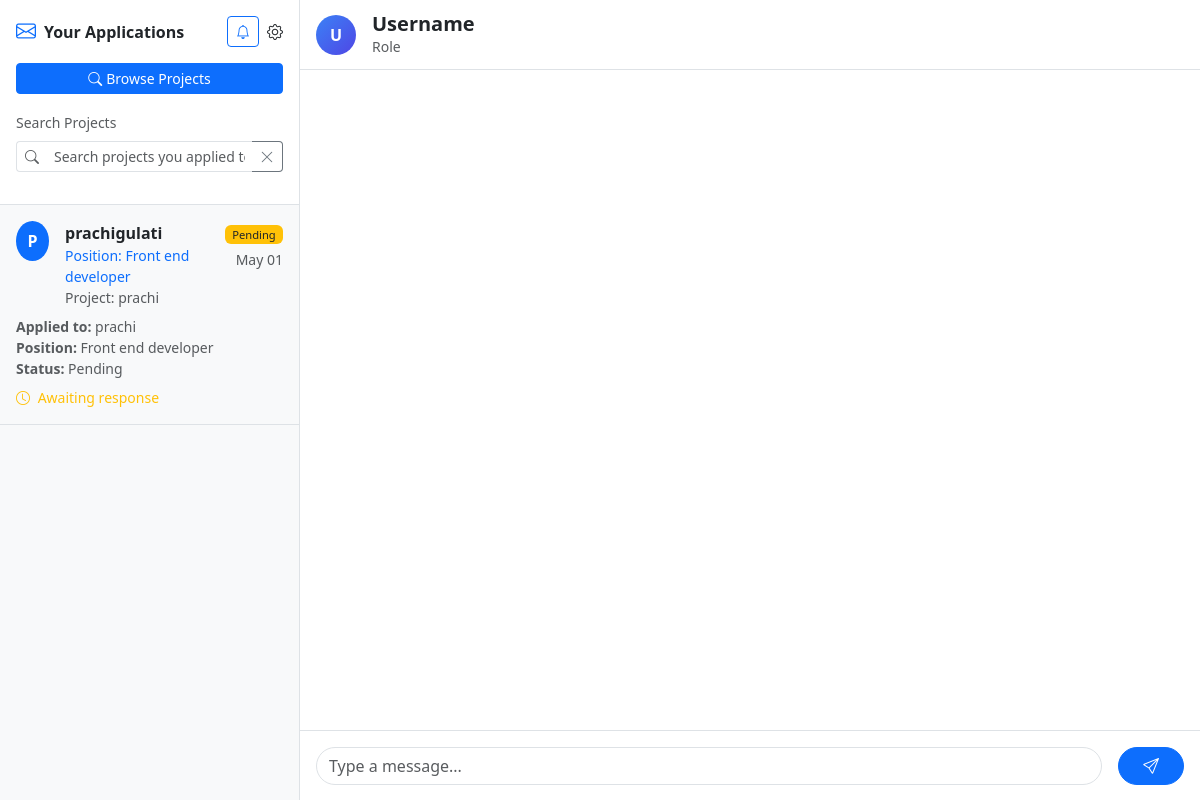
The app's page /applicant/messages/ (signed in) with its own data.
### main/models.py (models this page shows, shortened)
class Application(models.Model):
    STATUS_CHOICES = [
        ('pending', 'Pending'),
        ('approved', 'Approved'),
        ('rejected', 'Rejected'),
    ]
    position = models.ForeignKey(Position, on_delete=models.CASCADE, related_name='applications')
    applicant = models.ForeignKey(User, on_delete=models.CASCADE)
    reason = models.TextField()
    experience = models.TextField()
    created_at = models.DateTimeField(auto_now_add=True)
    status = models.CharField(max_length=10, choices=STATUS_CHOICES, default='pending')

class Position(models.Model):
    COMPENSATION_CHOICES = [
        ('paid', 'Paid'),
        ('unpaid', 'Unpaid'),
        ('equity', 'Equity Split'),
    ]
    project = models.ForeignKey(Project, on_delete=models.CASCADE, related_name="positions")
    title = models.CharField(max_length=100)
    description = models.TextField(max_length=200)
    compensation_type = models.CharField(max_length=10, choices=COMPENSATION_CHOICES, default='unpaid')

class Project(models.Model):
    user = models.ForeignKey(User, on_delete=models.CASCADE)
    name = models.CharField(max_length=40)
    description = models.TextField(max_length=200)
    problem = models.TextField(max_length=200, blank=True, null=True)
    market = models.TextField(max_length=200, blank=True, null=True)
    competition = models.TextField(max_length=200, blank=True, null=True)
    details = models.TextField(max_length=200, blank=True, null=True)
    stage = models.CharField(max_length=100)
    category = models.CharField(max_length=100)
    url = models.URLField(blank=True, null=True)
    banner = models.ImageField(upload_to='banners/', null=True, blank=True)
    funding_goal = models.DecimalField(max_digits=10, decimal_places=2, default=0)
    created_at = models.DateTimeField(auto_now_add=True)

### main/views.py (the view)
# urls.py: path('applicant/messages/', views.applicant_messages_view, name='applicant_messages'),
@login_required
def applicant_messages_view(request):
    applications = Application.objects.filter(applicant=request.user).select_related('position__project__user').order_by('-created_at')
    notifications = Notification.objects.filter(user=request.user)[:5]
    unread_notifications_count = Notification.objects.filter(user=request.user, is_read=False).count()
    return render(request, 'applicant_messages.html', {
        'applications': applications,
        'notifications': notifications,
        'unread_notifications_count': unread_notifications_count
    })

### main/templates/applicant_messages.html (shortened to what this page needs)
{% load humanize %}
<!DOCTYPE html>
<html lang="en">
  <head>
    <link
      href="https://cdn.jsdelivr.net/npm/bootstrap@5.3.3/dist/css/bootstrap.min.css"
      rel="stylesheet"
    />
    <link
      rel="stylesheet"
      href="https://cdn.jsdelivr.net/npm/bootstrap-icons@1.10.5/font/bootstrap-icons.css"
    />
  </head>
  <body>
    <div class="container-fluid chat-container">
      <div class="row h-100">
        <div
          class="col-3 bg-light border-end p-0 d-flex flex-column"
          style="height: 100vh; overflow: hidden"
        >
          <div class="p-3 border-bottom bg-white">
            <div class="d-flex align-items-center mb-3">
              <i class="bi bi-envelope me-2 text-primary fs-5"></i>
              <span class="fw-bold">Your Applications</span>
              <div class="dropdown ms-auto me-2">
                <button
                  class="btn btn-outline-primary btn-sm position-relative"
                  type="button"
                  data-bs-toggle="dropdown"
                >
                  <i class="bi bi-bell"></i>
                </button>
              </div>
              <i class="bi bi-gear"></i>
            </div>
            <button
              class="btn btn-primary btn-sm w-100 mb-3"
              onclick="window.location.href='{% url 'home' %}'"
            >
              <i class="bi bi-search me-1"></i>Browse Projects
            </button>
            <div class="mb-3">
              <label class="form-label small text-muted">Search Projects</label>
              <div class="input-group input-group-sm">
                <span class="input-group-text bg-white border-end-0">
                  <i class="bi bi-search text-muted"></i>
                </span>
                <input
                  type="text"
                  class="form-control border-start-0 border-end-0"
                  id="searchProjects"
                  placeholder="Search projects you applied to..."
                  onkeyup="searchProjects()"
                  oninput="searchProjects()"
                />
                <button
                  class="btn btn-outline-secondary border-start-0"
                  type="button"
                  onclick="clearSearch()"
                  style="padding: 0.25rem 0.5rem;"
                  title="Clear search"
                >
                  <i class="bi bi-x-lg"></i>
                </button>
              </div>
            </div>
          </div>
          <div
            class="flex-grow-1 hide-scrollbar smooth-scroll"
            style="overflow-y: auto"
            id="applicationsList"
          >
            {% if applications %} {% for app in applications %}
            <div
              class="application-item p-3 border-bottom {% if app.status == 'approved' %}cursor-pointer{% endif %} hover-bg-light"
              data-project-id="{{ app.position.project.id }}"
              data-project-name="{{ app.position.project.name|lower }}"
              data-position-title="{{ app.position.title|lower }}"
              data-status="{{ app.status }}"
              <!--
              Application
              Header
              --
            >
              <div class="d-flex align-items-start mb-2">
                <div
                  class="bg-primary rounded-circle d-flex align-items-center justify-content-center me-3"
                  style="width: 40px; height: 40px"
                >
                  <span class="text-white fw-bold"
                    >{{ app.position.project.user.username|first|upper }}</span
                  >
                </div>
                <div class="flex-grow-1">
                  <div class="fw-semibold">
                    {{ app.position.project.user.username }}
                  </div>
                  <div class="text-primary small fw-medium">
                    Position: {{ app.position.title }}
                  </div>
                  <div class="text-muted small">
                    Project: {{ app.position.project.name }}
                  </div>
                </div>
                <div class="text-end">
                  <span
                    class="badge {% if app.status == 'approved' %}bg-success {% elif app.status == 'rejected' %}bg-danger {% else %}bg-warning text-dark{% endif %}"
                    style="font-size: 0.7rem"
                  >
                    {{ app.status|default:"pending"|title }}
                  </span>
                  <div class="small text-muted mt-1">
                    {{ app.created_at|date:"M d" }}
                  </div>
                </div>
              </div>
              <div class="small text-muted mb-2">
                <div>
                  <strong>Applied to:</strong> {{ app.position.project.name }}
                </div>
                <div><strong>Position:</strong> {{ app.position.title }}</div>
                <div>
                  <strong>Status:</strong> {{ app.status|default:"pending"|title }}
                </div>
              </div>
              <div class="small">
                {% if app.status == 'approved' %}
                <i class="bi bi-chat-dots me-1 text-success"></i>
                <span class="text-success">Click to start messaging</span>
                {% elif app.status == 'rejected' %}
                <i class="bi bi-x-circle me-1 text-danger"></i>
                <span class="text-danger">Application not selected</span>
                {% else %}
                <i class="bi bi-clock me-1 text-warning"></i>
                <span class="text-warning">Awaiting response</span>
                {% endif %}
              </div>
            </div>
            {% endfor %} {% endif %}
          </div>
        </div>
        <div
          class="col-9 d-flex flex-column p-0 position-relative"
          style="height: 100vh; overflow: hidden"
        >
          <div
            id="welcomeScreen"
            class="position-absolute w-100 h-100 d-flex flex-column align-items-center justify-content-center text-center px-4"
            style="z-index: 5; background: white;"
          >
            <div
              class="rounded-circle d-flex align-items-center justify-content-center mb-4"
              style="
                width: 80px;
                height: 80px;
                background: linear-gradient(135deg, #4f46e5 0%, #3b82f6 100%);
              "
            >
            </div>
            <h2 class="fw-bold text-dark mb-3">Welcome to Nexora</h2>
            <p class="text-muted mb-2">Your professional messaging platform for</p>
            <p class="text-muted">project collaboration</p>
          </div>
          <div
            class="border-bottom p-3 d-flex align-items-center justify-content-between flex-shrink-0"
            id="chatHeader"
            style="display: none; height: 70px; z-index: 10; background: white;"
          >
            <div class="d-flex align-items-center gap-3">
              <div
                class="rounded-circle d-flex align-items-center justify-content-center text-white fw-semibold"
                id="userInitial"
                style="
                  width: 40px;
                  height: 40px;
                  background: linear-gradient(135deg, #3b82f6 0%, #4f46e5 100%);
                "
              >
                U
              </div>
              <div>
                <div class="d-flex align-items-center gap-2">
                  <h5 class="fw-semibold text-dark mb-0" id="chatUsername">
                    Username
                  </h5>
                </div>
                <p class="text-muted small mb-0" id="chatRole">Role</p>
              </div>
            </div>
          </div>
          <div
            id="chat-box"
            class="d-flex flex-column gap-3 flex-grow-1 p-4 hide-scrollbar smooth-scroll"
            style="
              overflow-y: auto;
              overflow-x: hidden;
              max-height: calc(100vh - 140px);
              display: none;
              z-index: 10;
              background: white;
            "
          ></div>
          <div
            id="chatInput"
            class="border-top p-3 d-flex align-items-center gap-3 flex-shrink-0"
            style="height: 70px; z-index: 10; display: none; background: white;"
          >
            <input
              id="message-input"
              type="text"
              placeholder="Type a message..."
              class="form-control rounded-pill border-1"
              style="flex-grow: 1"
            />
            <button
              onclick="sendMessage()"
              class="btn btn-primary rounded-pill px-4"
            >
              <i class="bi bi-send"></i>
            </button>
          </div>
        </div>
      </div>
    </div>
  </body>
</html>

### main/templates/applicant_messages.html (style rules this page uses)
:root { --primary: #7c3aed; --primary-light: #a78bfa; --primary-dark: #6d28d9; }
.application-item { transition: background-color 0.2s ease; }
.input-group-text { background-color: white !important; border-color: #dee2e6; }
.badge { font-weight: 500; }
.bg-light { background-color: #f8f9fa !important; }
.hide-scrollbar { -ms-overflow-style: none; scrollbar-width: none; }
.chat-container { height: 100vh; overflow: hidden; }
.smooth-scroll { scroll-behavior: smooth; }
#welcomeScreen { position: absolute !important; top: 0 !important; left: 0 !important; width: 100% !important; height: 100% !important; background: white !important; z-index: 5 !important; }
#chatHeader, #chat-box, #chatInput { position: relative; z-index: 10; background: white; }

### records on screen
Application: position.project.user.username|first "P", position.project.user.username "prachigulati", position "Front end developer", position.project.name "prachi", status "Pending", created_at "May 01", shows "Awaiting response"
